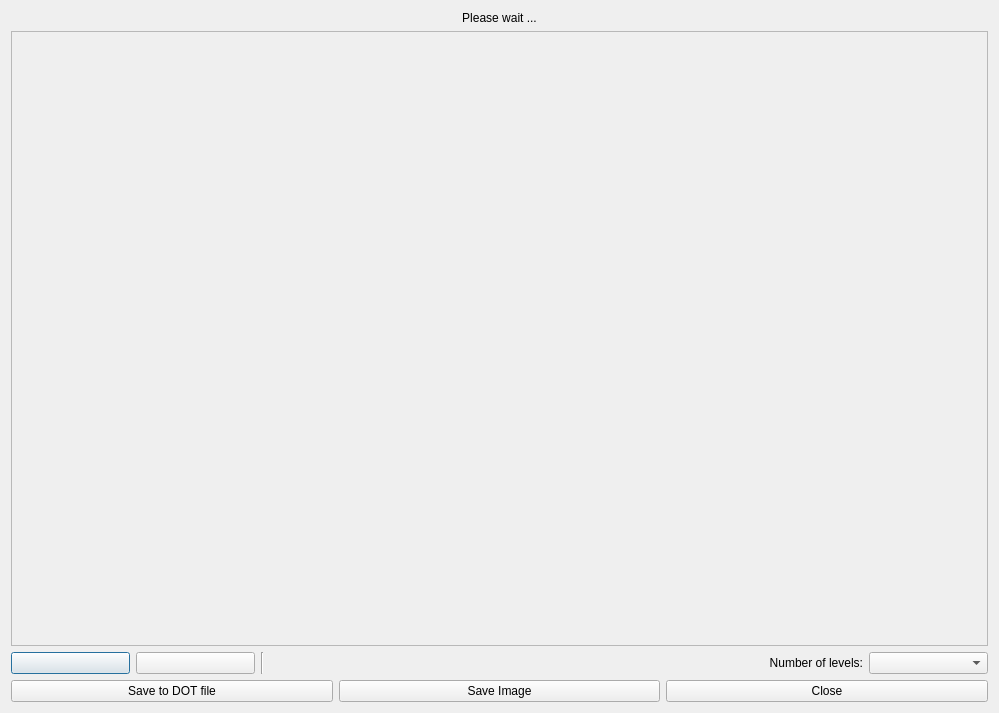
<?xml version="1.0" encoding="UTF-8"?>
<ui version="4.0">
 <class>DialogGraph</class>
 <widget class="QDialog" name="DialogGraph">
  <property name="geometry">
   <rect>
    <x>0</x>
    <y>0</y>
    <width>999</width>
    <height>713</height>
   </rect>
  </property>
  <property name="windowTitle">
   <string>Graph</string>
  </property>
  <property name="modal">
   <bool>true</bool>
  </property>
  <layout class="QVBoxLayout" name="verticalLayout">
   <item>
    <widget class="QLabel" name="labelDesc">
     <property name="text">
      <string>Please wait ...</string>
     </property>
     <property name="alignment">
      <set>Qt::AlignCenter</set>
     </property>
    </widget>
   </item>
   <item>
    <widget class="QScrollArea" name="scrollArea">
     <property name="widgetResizable">
      <bool>true</bool>
     </property>
     <widget class="QWidget" name="scrollAreaWidgetContents">
      <property name="geometry">
       <rect>
        <x>0</x>
        <y>0</y>
        <width>979</width>
        <height>611</height>
       </rect>
      </property>
      <property name="layoutDirection">
       <enum>Qt::LeftToRight</enum>
      </property>
      <layout class="QGridLayout" name="gridLayout">
       <item row="0" column="0">
        <widget class="QLabel" name="labelGraph">
         <property name="text">
          <string/>
         </property>
        </widget>
       </item>
      </layout>
     </widget>
    </widget>
   </item>
   <item>
    <layout class="QHBoxLayout" name="horizontalLayout_2">
     <item>
      <widget class="QPushButton" name="pushButtonZoomOut">
       <property name="sizePolicy">
        <sizepolicy hsizetype="Expanding" vsizetype="Fixed">
         <horstretch>1</horstretch>
         <verstretch>0</verstretch>
        </sizepolicy>
       </property>
       <property name="toolTip">
        <string>Zoom Out</string>
       </property>
       <property name="statusTip">
        <string>Zoom Out</string>
       </property>
       <property name="text">
        <string/>
       </property>
       <property name="icon">
        <iconset>
         <normaloff>:/mainwindow/images/Zoom_Out.png</normaloff>:/mainwindow/images/Zoom_Out.png</iconset>
       </property>
      </widget>
     </item>
     <item>
      <widget class="QPushButton" name="pushButtonZoomIn">
       <property name="sizePolicy">
        <sizepolicy hsizetype="Expanding" vsizetype="Fixed">
         <horstretch>1</horstretch>
         <verstretch>0</verstretch>
        </sizepolicy>
       </property>
       <property name="toolTip">
        <string>Zoom In</string>
       </property>
       <property name="statusTip">
        <string>Zoom In</string>
       </property>
       <property name="text">
        <string/>
       </property>
       <property name="icon">
        <iconset>
         <normaloff>:/mainwindow/images/Zoom_In.png</normaloff>:/mainwindow/images/Zoom_In.png</iconset>
       </property>
      </widget>
     </item>
     <item>
      <widget class="Line" name="line">
       <property name="orientation">
        <enum>Qt::Vertical</enum>
       </property>
      </widget>
     </item>
     <item>
      <widget class="QLabel" name="labelNbrOfLevels">
       <property name="sizePolicy">
        <sizepolicy hsizetype="Preferred" vsizetype="Preferred">
         <horstretch>5</horstretch>
         <verstretch>0</verstretch>
        </sizepolicy>
       </property>
       <property name="text">
        <string>Number of levels:</string>
       </property>
       <property name="alignment">
        <set>Qt::AlignRight|Qt::AlignTrailing|Qt::AlignVCenter</set>
       </property>
      </widget>
     </item>
     <item>
      <widget class="QComboBox" name="comboBoxNbrOfLevels">
       <property name="sizePolicy">
        <sizepolicy hsizetype="Minimum" vsizetype="Fixed">
         <horstretch>1</horstretch>
         <verstretch>0</verstretch>
        </sizepolicy>
       </property>
      </widget>
     </item>
    </layout>
   </item>
   <item>
    <layout class="QHBoxLayout" name="horizontalLayout">
     <item>
      <widget class="QPushButton" name="pushButtonSaveDot">
       <property name="sizePolicy">
        <sizepolicy hsizetype="MinimumExpanding" vsizetype="Fixed">
         <horstretch>0</horstretch>
         <verstretch>0</verstretch>
        </sizepolicy>
       </property>
       <property name="toolTip">
        <string>Save to DOT file</string>
       </property>
       <property name="statusTip">
        <string>Save to DOT file</string>
       </property>
       <property name="text">
        <string>Save to DOT file</string>
       </property>
      </widget>
     </item>
     <item>
      <widget class="QPushButton" name="pushButtonSave">
       <property name="sizePolicy">
        <sizepolicy hsizetype="MinimumExpanding" vsizetype="Fixed">
         <horstretch>0</horstretch>
         <verstretch>0</verstretch>
        </sizepolicy>
       </property>
       <property name="toolTip">
        <string>Save Image</string>
       </property>
       <property name="statusTip">
        <string>Save Image</string>
       </property>
       <property name="text">
        <string>Save Image</string>
       </property>
      </widget>
     </item>
     <item>
      <widget class="QPushButton" name="pushButtonClose">
       <property name="sizePolicy">
        <sizepolicy hsizetype="MinimumExpanding" vsizetype="Fixed">
         <horstretch>0</horstretch>
         <verstretch>0</verstretch>
        </sizepolicy>
       </property>
       <property name="toolTip">
        <string>Close</string>
       </property>
       <property name="statusTip">
        <string>Close</string>
       </property>
       <property name="text">
        <string>Close</string>
       </property>
      </widget>
     </item>
    </layout>
   </item>
  </layout>
 </widget>
 <tabstops>
  <tabstop>pushButtonZoomOut</tabstop>
  <tabstop>pushButtonZoomIn</tabstop>
  <tabstop>pushButtonSaveDot</tabstop>
  <tabstop>pushButtonSave</tabstop>
  <tabstop>pushButtonClose</tabstop>
 </tabstops>
 <resources/>
 <connections/>
</ui>
